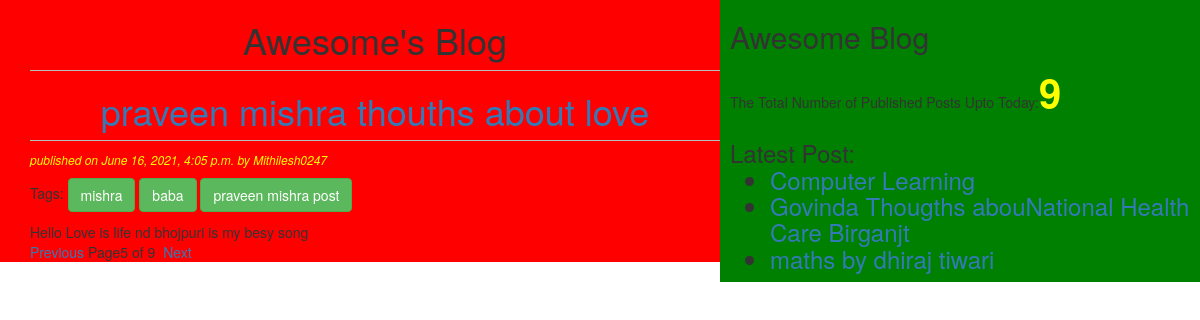
The app's page /?page=5 with its own data.
### blogapp/models.py (models this page shows, shortened)
class Post(models.Model):
	STATUS_CHOICES=(('draft','Draft'),('published','Published'))
	title=models.CharField(max_length=256)
	slug=models.SlugField(max_length=264,unique_for_date='publish')
	author=models.ForeignKey(User,related_name='blog_posts')
	body=models.TextField()
	publish=models.DateTimeField(default=timezone.now)
	created=models.DateTimeField(auto_now_add=True)
	updated=models.DateTimeField(auto_now=True)
	status=models.CharField(max_length=10,choices=STATUS_CHOICES,default='draft')
	objects=CustomManager()
	tags=TaggableManager()
	class Meta:
		ordering=('-publish',)
	def get_absolute_url(self):
	    return reverse('post_detail',args=[self.publish.year,
	    self.publish.strftime('%m'),self.publish.strftime('%d'),self.slug])

### blogapp/views.py (the view)
# urls.py: url(r'^$', views.post_list_view),
def post_list_view(request,tag_slug=None):
	post_list=Post.objects.all()
	tag=None
	if tag_slug:
		tag=get_object_or_404(Tag,slug=tag_slug)
		post_list=post_list.filter(tags__in=[tag])
	paginator=Paginator(post_list,1	)
	page_number=request.GET.get('page')
	try:
		post_list=paginator.page(page_number)
	except PageNotAnInteger:
		post_list=paginator.page(1)
	except EmptyPage:
	    post_list=paginator.page(paginator.num_pages)
	return render(request,'blog.html',{'post_list':post_list,'tag':tag})

### blogapp/templatetags/blog_tags.py (called while the page is built)
@register.simple_tag
def total_posts():
	return  Post.objects.count()

@register.inclusion_tag('latestpost.html')
def show_latest_posts():
    latest_posts=Post.objects.order_by('-publish')[:3]
    return{'latest_posts':latest_posts}

### blogapp/templates/blog.html (shortened to what this page needs)
{%extends 'base.html'%}
{%block content%}
<h1>Awesome's Blog</h1>
{%for post in post_list%}
<h1><a href="{{post.get_absolute_url}}">{{post.title}}</a></h1>
<p id="date">published on {{post.publish}} by {{post.author|title}}</p>
<p>Tags:
{% for tag in post.tags.all %}
<a href="{%url 'post_list_by_tag_name' tag.slug%}" class="btn btn-success">{{tag.name}}</a>
{% endfor %}
</p>
{{post.body}}
{%endfor%}
{%include 'pagination.html' with page=post_list%}
{%endblock%}

### blogapp/templates/latestpost.html
<ul>
	{% for post in latest_posts%}
	<li><a href="{{post.get_absolute_url}}">{{post.title}}</a></li>
	{%endfor%}
</ul>

### blogapp/static/blog.css (style rules this page uses)
h1 { text-align: center; border-bottom:1px solid #bbb; padding-bottom:10px; }
#date { color: yellow; font-size: 12px; font-style: italic; }

### records on screen
Post: title "praveen mishra thouths about love", publish "June 16, 2021, 4:05 p.m.", author "Mithilesh0247", body "Hello Love is life nd bhojpuri is my besy song"
Tag: name "mishra"
Tag: name "baba"
Tag: name "praveen mishra post"
Post: title "Computer Learning"
Post: title "Govinda Thougths abouNational Health Care Birganjt"
Post: title "maths by dhiraj tiwari"

### other values on screen
{{ page.number }} "5"
{{ page.paginator.num_pages }} "9"
